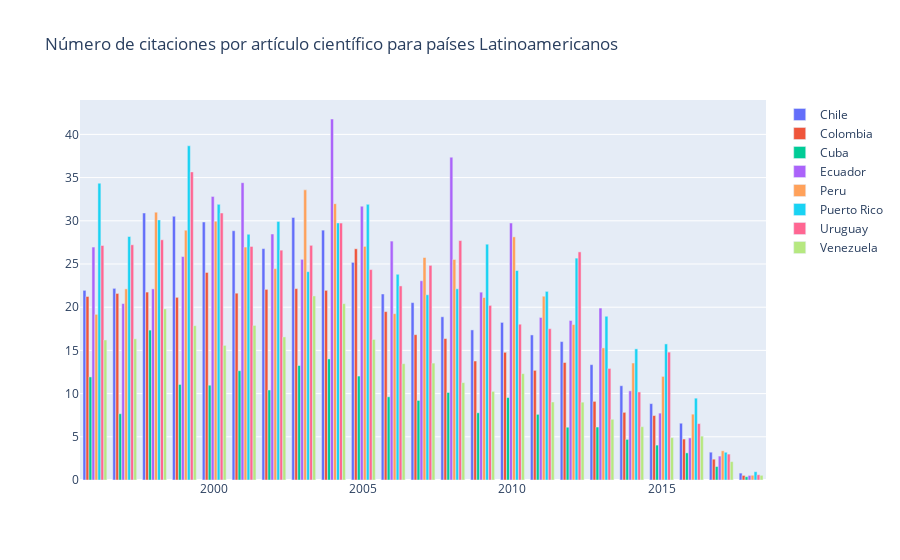

Notebook code for this chart:
### Code cell
plt.figure(figsize=(20,10))

import plotly.graph_objects as go

fig = go.Figure()
for region, geo_region in america.groupby('Country'):
    fig.add_trace(go.Bar(x=geo_region.Year, y=geo_region['Citations per document'], name=region))

fig.update_layout(title="Número de citaciones por artículo científico para países Latinoamericanos")
iplot(fig)
